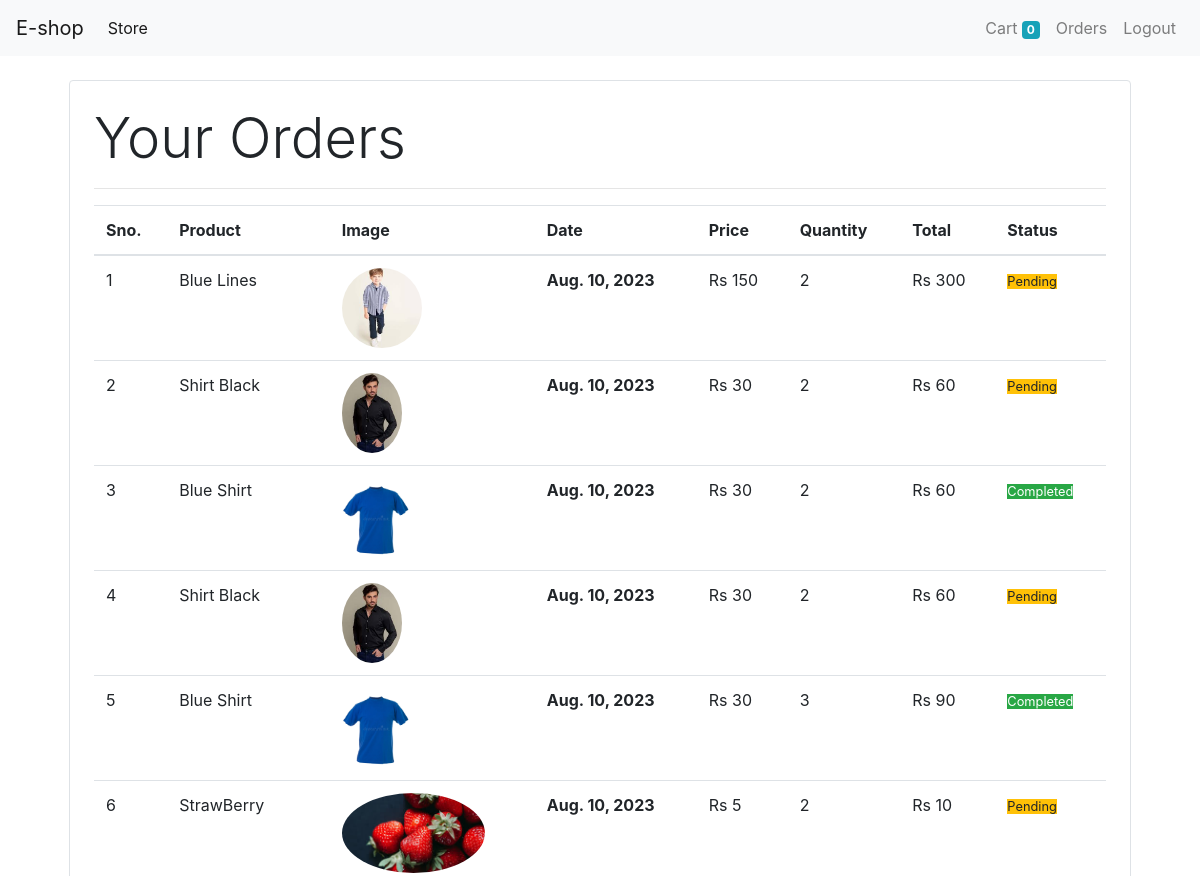
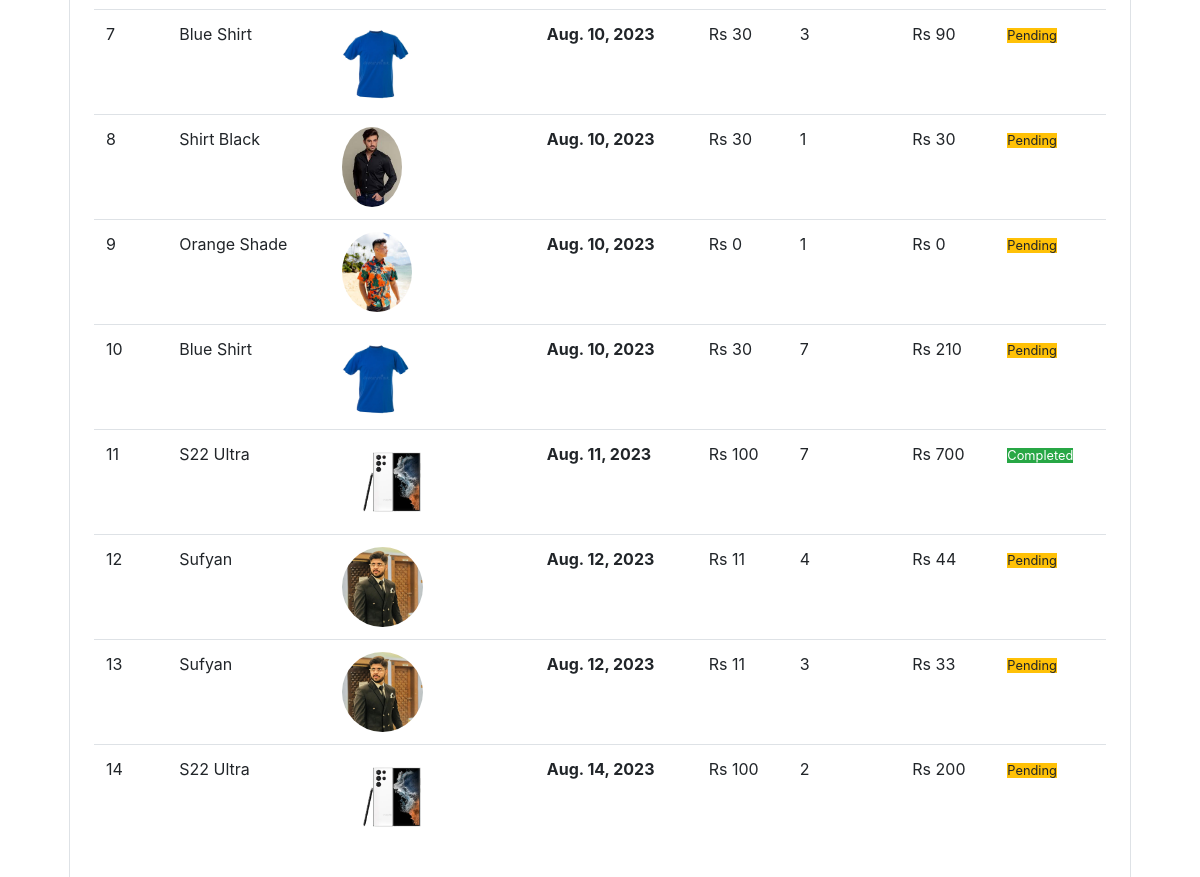
The page /orders (signed in) on the database its author committed (2 pictures, top to bottom).
### store/models.py (models this page shows, shortened)
class Order(models.Model):
    product=models.ForeignKey(Product,on_delete=models.CASCADE)
    customer=models.ForeignKey(Customer,on_delete=models.CASCADE)
    quantity=models.IntegerField(default=1)
    price=models.IntegerField()
    address=models.CharField(max_length=500,default='',blank=True)
    phone=models.CharField(max_length=15,default='',blank=True)
    date = models.DateField(default=timezone.now)
    status=models.BooleanField(default=False)
    @staticmethod
    def  get_orders_by_customers(customer_id):
         return Order.\
        objects.\
        filter(customer=customer_id).\
        order_by('-date')

class Product(models.Model):
    name = models.CharField(max_length=50)
    price = models.IntegerField(default=0)
    category = models.ForeignKey(Category, on_delete=models.CASCADE,default=1)
    description = models.CharField(max_length=200, default='',null=True,blank=True)
    image = models.ImageField(upload_to='uploads/products/')

### store/auth.py (the view)
    def middleware(request):
        retrunUrl=request.META['PATH_INFO']
        if not request.session.get('customer'):
           return  redirect(f'login?return_url={retrunUrl}')
        respone=get_respone(request)
        return respone

### store/auth.py (called while the page is built)
def auth_middleware(get_respone):
    def middleware(request):
        retrunUrl=request.META['PATH_INFO']
        if not request.session.get('customer'):
           return  redirect(f'login?return_url={retrunUrl}')
        respone=get_respone(request)
        return respone
    return middleware

### store/templatetags/custom_filter.py (called while the page is built)
@register.filter(name='currency')
def currency(number):
    return "Rs "+str(number)

@register.filter(name='multiply')
def multiply(number,number1):
    return number*number1

### store/views.py (called while the page is built)
     def get(self,request):
          customer=request.session.get('customer')
          orders=Order.get_orders_by_customers(customer)
          print(orders)
          orders=orders.reverse()
          return render(request,'orders.html',{'orders':orders})

### store/templates/orders.html
{% extends 'base.html' %}
{% block content %}
{% load cart %}
{% load custom_filter %}
<div class="container">
    <div class="border rounded p-4 m-4">
            <p class="display-4">Your Orders</p>
            <hr>
        <table class="table">
            <thead>
                <tr>
                    <th>Sno.</th>
                    <th>Product</th>
                    <th>Image</th>
                    <th>Date</th>
                    <th>Price</th>
                    <th>Quantity</th>
                    <th>Total</th>
                    <th>Status</th>
                </tr>
            </thead>
            <tbody>
                {% for order in orders %}
                <tr>
                    <td>{{forloop.counter}}</td>
                    <td>{{order.product.name}}</td>
                    <td><img style="height:80px" class="rounded-circle" src="{{order.product.image.url}}" alt=""></td>
                    <th>{{order.date}}</th>
                    <td>{{order.price|currency}}</td>
                    <td>{{order.quantity}}</td>
                    <td>{{order.quantity|multiply:order.price|currency}}</td>
                    {% if order.status %}
                         <td><small class="baddge badge-success">Completed</small></td>
                    {% else %}
                       <td><small class="baddge badge-warning">Pending</small></td>
                    {% endif %}
                </tr>
                {% endfor %}
            </tbody>
        </table>
    </div>
</div>
{% endblock %}

### rows shown on the page
Order: product.name "Blue Lines", product.image (picture), date "Aug. 10, 2023", price "Rs 150", quantity "2", quantity|multiply "Rs 300", status "Pending"
Order: product.name "Shirt Black", product.image (picture), date "Aug. 10, 2023", price "Rs 30", quantity "2", quantity|multiply "Rs 60", status "Pending"
Order: product.name "Blue Shirt", product.image (picture), date "Aug. 10, 2023", price "Rs 30", quantity "2", quantity|multiply "Rs 60", status "Completed"
Order: product.name "Shirt Black", product.image (picture), date "Aug. 10, 2023", price "Rs 30", quantity "2", quantity|multiply "Rs 60", status "Pending"
Order: product.name "Blue Shirt", product.image (picture), date "Aug. 10, 2023", price "Rs 30", quantity "3", quantity|multiply "Rs 90", status "Completed"
Order: product.name "StrawBerry", product.image (picture), date "Aug. 10, 2023", price "Rs 5", quantity "2", quantity|multiply "Rs 10", status "Pending"
Order: product.name "Blue Shirt", product.image (picture), date "Aug. 10, 2023", price "Rs 30", quantity "3", quantity|multiply "Rs 90", status "Pending"
Order: product.name "Shirt Black", product.image (picture), date "Aug. 10, 2023", price "Rs 30", quantity "1", quantity|multiply "Rs 30", status "Pending"
Order: product.name "Orange Shade", product.image (picture), date "Aug. 10, 2023", price "Rs 0", quantity "1", quantity|multiply "Rs 0", status "Pending"
Order: product.name "Blue Shirt", product.image (picture), date "Aug. 10, 2023", price "Rs 30", quantity "7", quantity|multiply "Rs 210", status "Pending"
Order: product.name "S22 Ultra", product.image (picture), date "Aug. 11, 2023", price "Rs 100", quantity "7", quantity|multiply "Rs 700", status "Completed"
Order: product.name "Sufyan", product.image (picture), date "Aug. 12, 2023", price "Rs 11", quantity "4", quantity|multiply "Rs 44", status "Pending"
Order: product.name "Sufyan", product.image (picture), date "Aug. 12, 2023", price "Rs 11", quantity "3", quantity|multiply "Rs 33", status "Pending"
Order: product.name "S22 Ultra", product.image (picture), date "Aug. 14, 2023", price "Rs 100", quantity "2", quantity|multiply "Rs 200", status "Pending"

### other values the page prints
{{ request.session.cart.keys|length }} "0"
